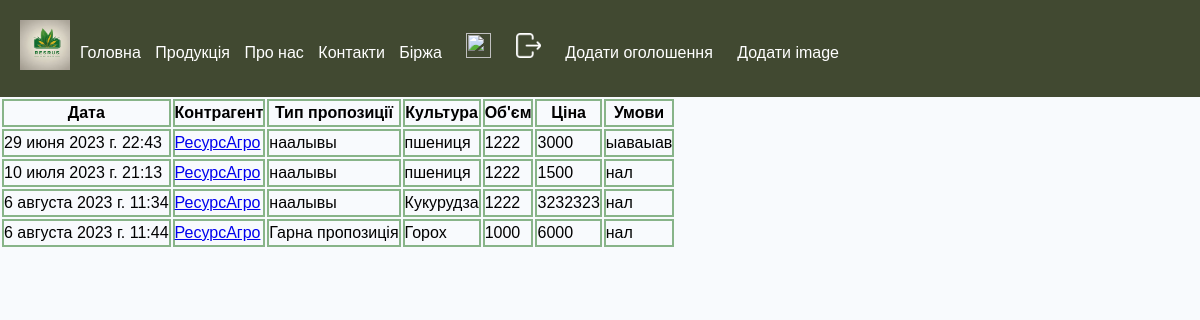
Screenshot of /exchange/ (signed in) with the database file from the repository.
### exchange/models.py (models this page shows, shortened)
class ExchangePrice(models.Model):
    data=models.DateTimeField('Дата публікації')
    company=models.CharField('Ціна',max_length=230)
    typeOfProposition = models.CharField('Тип пропозиції', max_length=20)
    culture = models.CharField('Культура', max_length=20)
    volume= models.CharField("Об'єм", max_length=20)
    price = models.CharField('Ціна', max_length=230)
    condition = models.CharField("Умови", max_length=20)
    idcheck = models.CharField('ID:', max_length=230, blank=True)

### exchange/views.py (the view)
# urls.py: path('exchange/', include('exchange.urls')),
def exchange (request):
    prices = ExchangePrice.objects.all()
    return render(request,'exchange/exchange.html', {'prices': prices})

### templates/exchange/exchange.html
{% extends 'main/home.html'%}
{% block body %}
    <div class="features">
        <table class="table" >
                <tr >
                    <th class="active">Дата</th>
                    <th class="active">Контрагент</th>
                    <th class="active">Тип пропозиції</th>
                    <th class="active">Культура</th>
                    <th class="active">Об'єм</th>
                    <th class="active">Ціна</th>
                    <th class="active">Умови</th>
                </tr>
                {% for el in prices %}
                        <tr >
                            <td class="active">{{ el.data }}</td>
                            <td class="active"><a href="{% url 'not_my_profile' %}">{{ el.company }}</a></td>
                            <td class="active">{{ el.typeOfProposition }}</td>
                            <td class="active">{{ el.culture }}</td>
                            <td class="active">{{ el.volume }}</td>
                            <td class="active">{{ el.price }}</td>
                            <td class="active">{{ el.condition }}</td>
                        </tr>
                    {% endfor %}
        </table>
    </div>
{% endblock %}

### main/static/main/css/style.css (style rules this page uses)
body, h1, h2, p, ul, li { margin: 0; padding: 0; }
body { font-family: Arial, sans-serif; line-height: 1.5; background-color: #f8fafd; }
.table th, .table td { position: relative; border: 2px solid #88b489; }
.active:after { position: absolute; top: 0px; right: 0px; bottom: 0px; left: 0px; border: 2px solid #88b489; }

### templates/main/home.html (style rules this page uses)
* { margin: 0; padding: 0; }

### rows the page displays
ExchangePrice: data "29 июня 2023 г. 22:43", company "РесурсАгро", typeOfProposition "наалывы", culture "пшениця", volume "1222", price "3000", condition "ыаваыав"
ExchangePrice: data "10 июля 2023 г. 21:13", company "РесурсАгро", typeOfProposition "наалывы", culture "пшениця", volume "1222", price "1500", condition "нал"
ExchangePrice: data "6 августа 2023 г. 11:34", company "РесурсАгро", typeOfProposition "наалывы", culture "Кукурудза", volume "1222", price "3232323", condition "нал"
ExchangePrice: data "6 августа 2023 г. 11:44", company "РесурсАгро", typeOfProposition "Гарна пропозиція", culture "Горох", volume "1000", price "6000", condition "нал"
